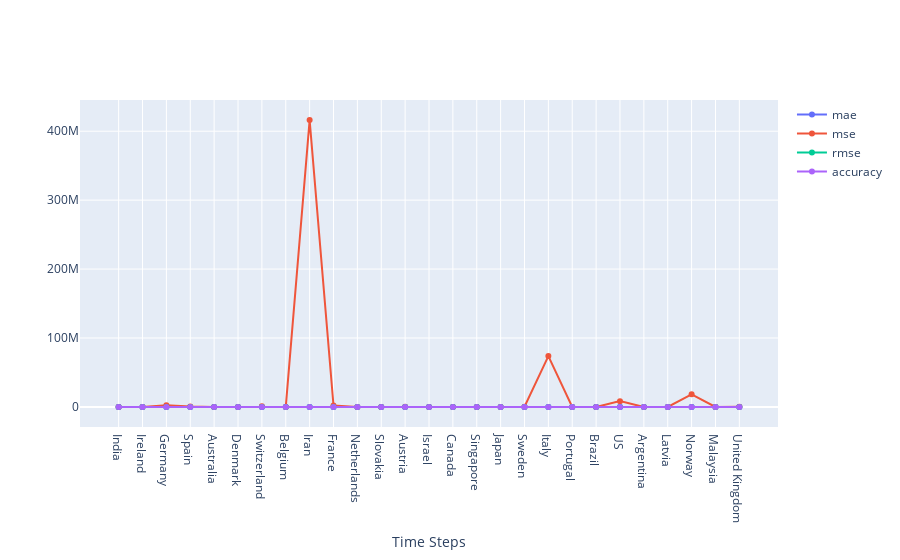

Source (notebook cell):
### Markdown cell above
#### Compare the model accuracy for each country

### Code cell
model_performance_df.index=model_performance_df['Country'].values
model_performance_df=model_performance_df.drop(columns=['Country'])
plot_lines(model_performance_df)

### Figure 1 — Plotly figure (JSON) as saved in the notebook; plotly's stock layout.template omitted (floating-point values rounded to 4 significant figures)
{"data": [{"mode": "lines+markers", "name": "mae", "type": "scatter", "x": ["India", "Ireland", "Germany", "Spain", "Australia", "Denmark", "Switzerland", "Belgium", "Iran", "France", "Netherlands", "Slovakia", "Austria", "Israel", "Canada", "Singapore", "Japan", "Sweden", "Italy", "Portugal", "Brazil", "US", "Argentina", "Latvia", "Norway", "Malaysia", "United Kingdom"], "y": [27.63, 76.27, 910.1, 648.0, 67.83, 44.41, 874.5, 60.34, 20330.0, 1189.0, 25.35, 17.54, 200.7, 107.0, 108.3, 43.25, 85.62, 420.6, 7662.0, 120.0, 81.55, 2609.0, 6.678, 9.171, 2974.0, 154.2, 265.5]}, {"mode": "lines+markers", "name": "mse", "type": "scatter", "x": ["India", "Ireland", "Germany", "Spain", "Australia", "Denmark", "Switzerland", "Belgium", "Iran", "France", "Netherlands", "Slovakia", "Austria", "Israel", "Canada", "Singapore", "Japan", "Sweden", "Italy", "Portugal", "Brazil", "US", "Argentina", "Latvia", "Norway", "Malaysia", "United Kingdom"], "y": [1520.0, 11040.0, 2342000.0, 495100.0, 7541.0, 2183.0, 833000.0, 5639.0, 416116288, 1877000.0, 770.8, 528.4, 50000.0, 13520.0, 15490.0, 1972.0, 7402.0, 187000.0, 73686944, 21320.0, 10720.0, 8365801, 57.92, 152.2, 18297430, 33980.0, 108100.0]}, {"mode": "lines+markers", "name": "rmse", "type": "scatter", "x": ["India", "Ireland", "Germany", "Spain", "Australia", "Denmark", "Switzerland", "Belgium", "Iran", "France", "Netherlands", "Slovakia", "Austria", "Israel", "Canada", "Singapore", "Japan", "Sweden", "Italy", "Portugal", "Brazil", "US", "Argentina", "Latvia", "Norway", "Malaysia", "United Kingdom"], "y": [38.98, 105.1, 1530.0, 703.6, 86.84, 46.73, 912.7, 75.09, 20400.0, 1370.0, 27.76, 22.99, 223.6, 116.3, 124.5, 44.4, 86.04, 432.5, 8584.0, 146.0, 103.5, 2892.0, 7.611, 12.34, 4278.0, 184.3, 328.8]}, {"mode": "lines+markers", "name": "accuracy", "type": "scatter", "x": ["India", "Ireland", "Germany", "Spain", "Australia", "Denmark", "Switzerland", "Belgium", "Iran", "France", "Netherlands", "Slovakia", "Austria", "Israel", "Canada", "Singapore", "Japan", "Sweden", "Italy", "Portugal", "Brazil", "US", "Argentina", "Latvia", "Norway", "Malaysia", "United Kingdom"], "y": [0, 0, 0, 0, 0, 0, 0, 0, 0, 0, 0, 0, 0, 0, 0, 0, 0, 0, 0, 0, 0, 0, 0, 0, 0, 0, 0]}], "layout": {"showlegend": true, "title": {"text": ""}, "xaxis": {"title": {"text": "Time Steps"}}}}
